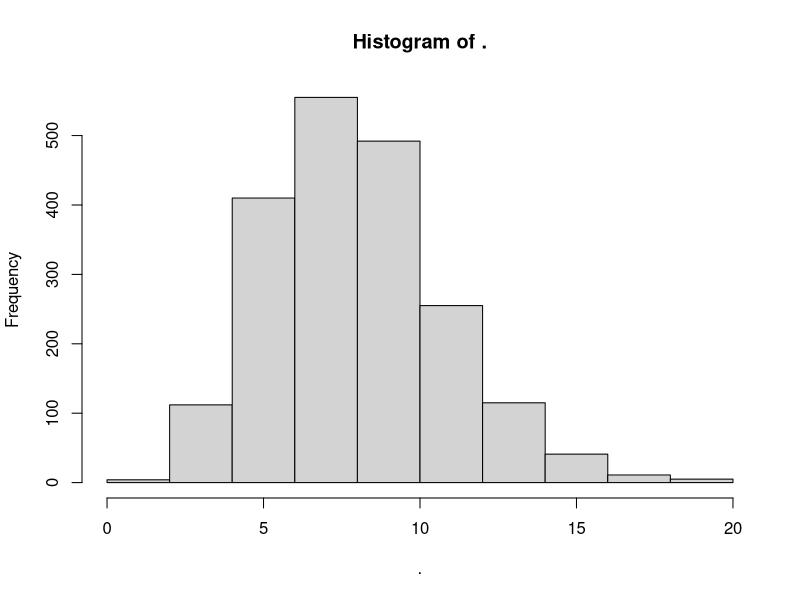
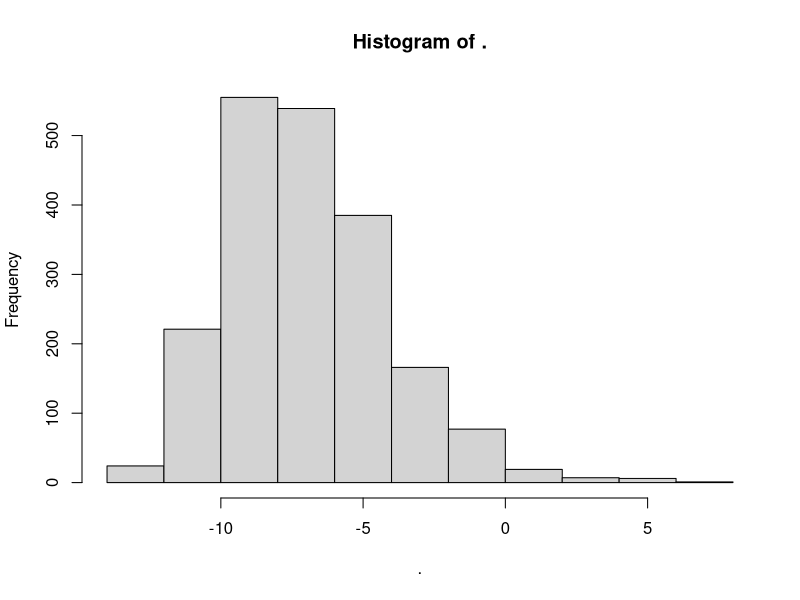
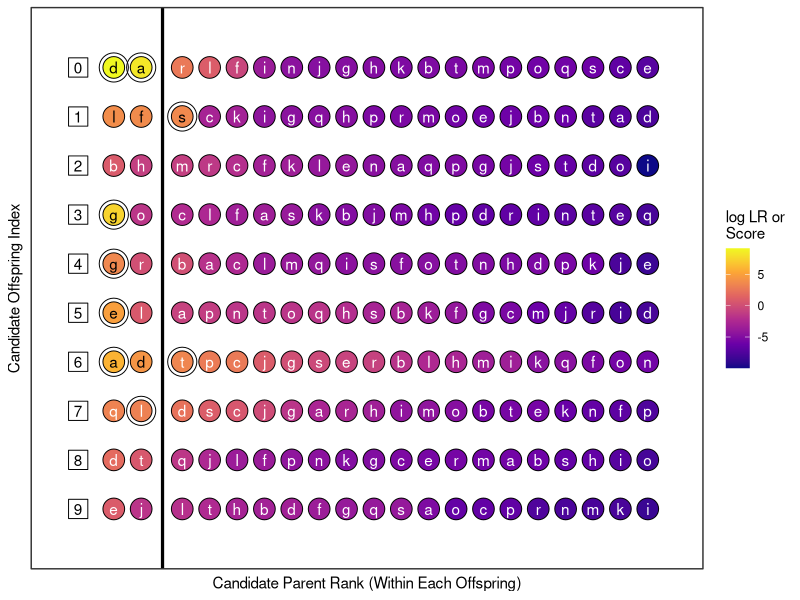
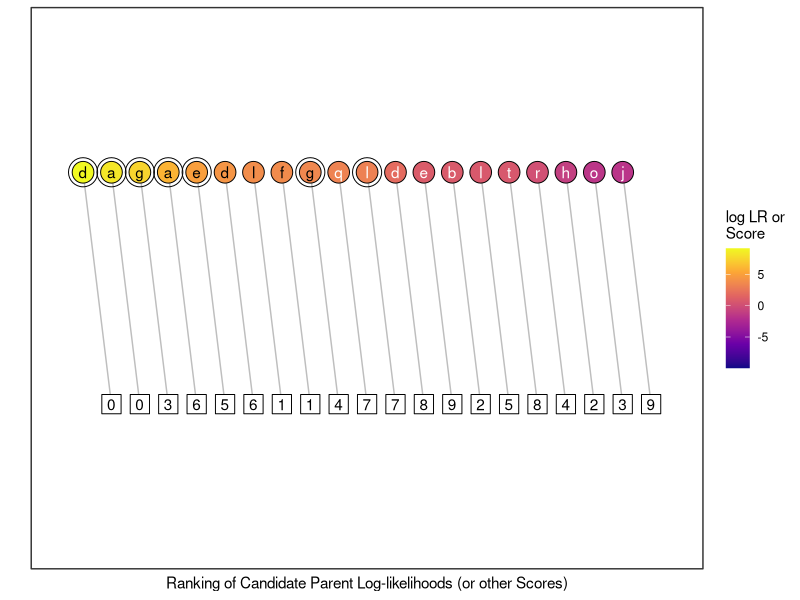
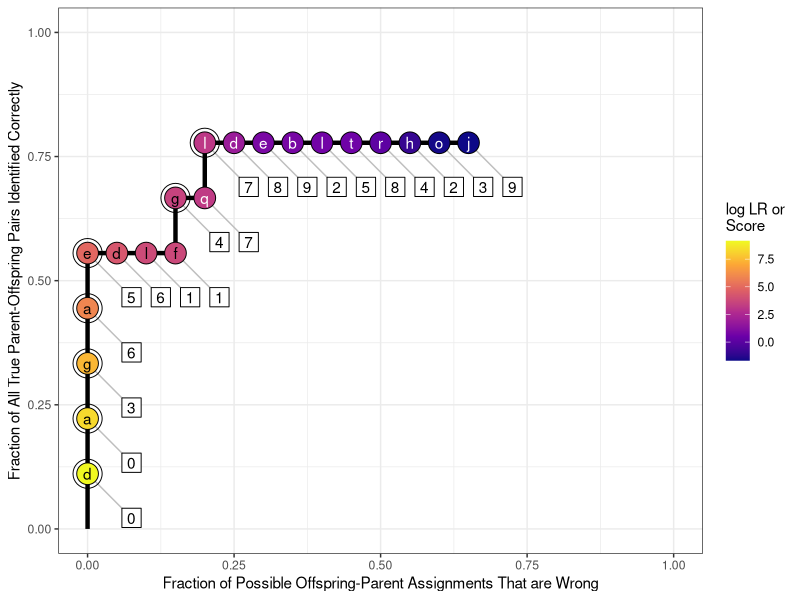
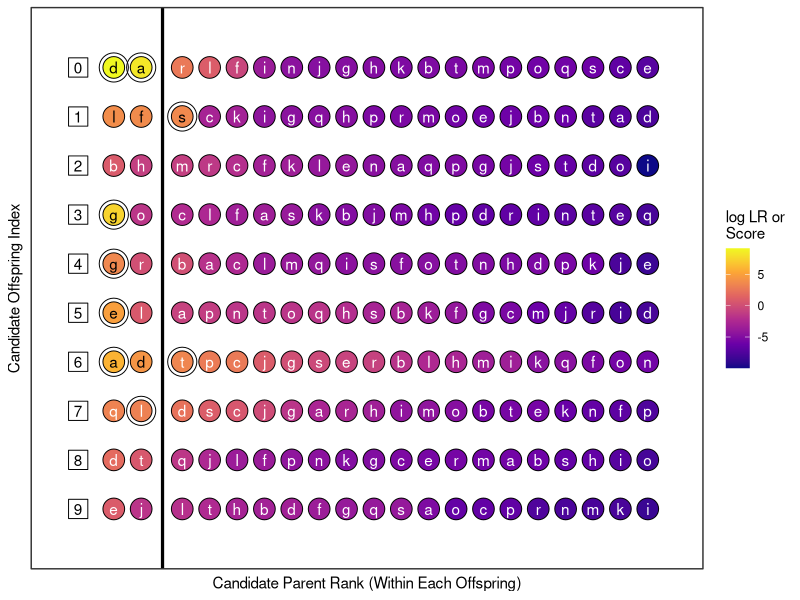
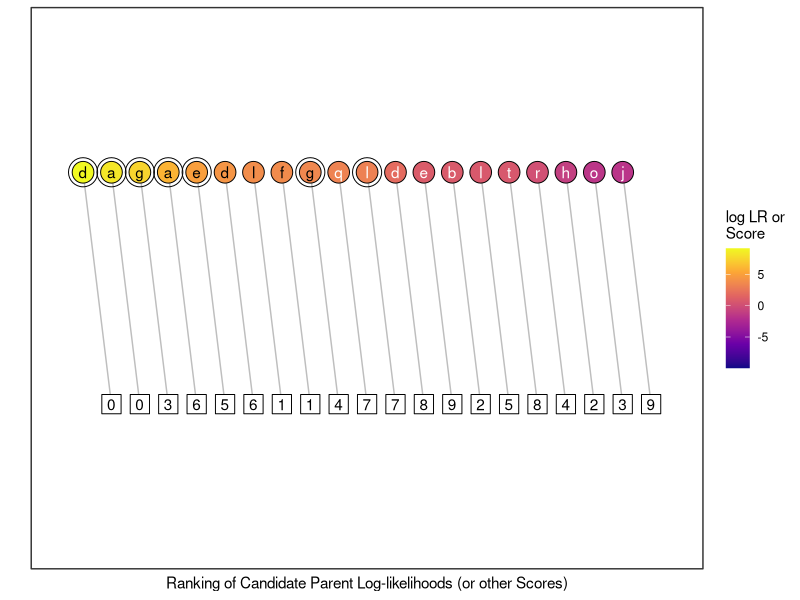
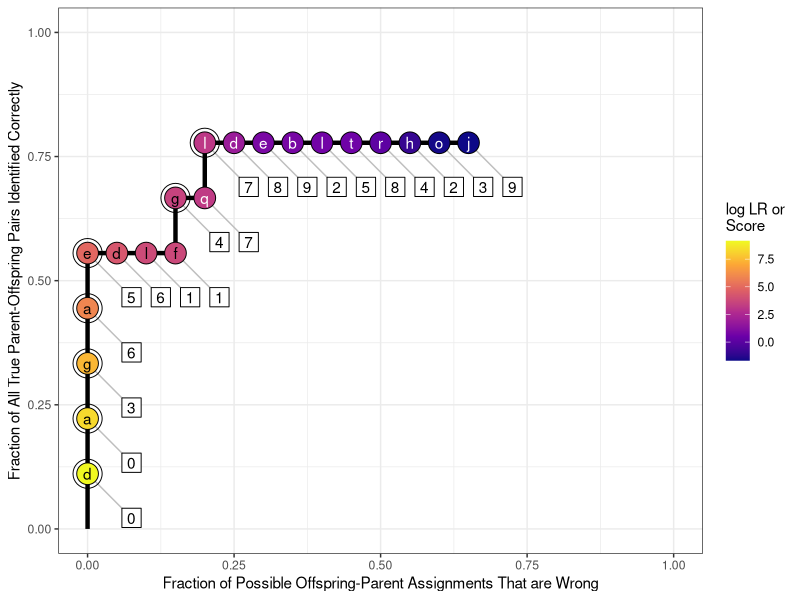

Reproduce these figures in R, in order.
## ---- chunk 1
library(tidyverse)

# here is a decent distro for true PO pairs
rgamma(2000, shape = 8, scale = 1/1) %>% hist()
## ---- chunk 2
# here is a decent distro for true unrelateds
(rgamma(2000, shape = 8, scale = 1/1)- 15) %>% hist()
## ---- chunk 3
set.seed(5)
unrel_mat <- (rgamma(200, shape = 8, scale = 1/1) - 12) %>%
  matrix(nrow = 10) %>%
  apply(1, function(x) rev(sort(x))) %>%
  t()

po_mat <- (rgamma(20, shape = 8, scale = 1/1) - 2) %>%
  matrix(nrow = 10) %>%
  apply(1, function(x) rev(sort(x))) %>%
  t()

cbind(po_mat, unrel_mat[,1:2])
## ---- chunk 4
colnames(po_mat) <- c("p1", "p2")
po_mat[c(3,5,6), ] [,1] <- NA
po_mat[c(7,8,10),] <- NA
po_mat[9,1] <- NA
po_mat[3,2] <- 3.1345   # set this loe
po_mat[1,1] <- NA   # Drop that one parent


PO_logls_tib <- as_tibble(po_mat) %>%
  mutate(off_idx = 0:9) %>%
  pivot_longer(-off_idx) %>%
  mutate(relat = "PO") %>%
  filter(!is.na(value)) %>%
  select(-name)
## ---- chunk 5
unrel_mat[9,1] <- 3.8223
unrel_mat[9,2] <- 3.73248  # this means that the true parent is missed all together for this one
unrel_mat[3, 1] <- 3.22395
colnames(unrel_mat) <- paste0("u", 1:ncol(unrel_mat))

U_logls_tib <- as_tibble(unrel_mat) %>%
  mutate(off_idx = 0:9) %>%
  pivot_longer(-off_idx) %>%
  mutate(relat = "U") %>%
  select(-name)
## ---- chunk 6
full_tib <- bind_rows(PO_logls_tib, U_logls_tib) %>%
  arrange(off_idx, desc(value)) %>%
  group_by(off_idx) %>%
  slice(1:20) %>%
  mutate(rank = 1:20) %>%
  ungroup()
## ---- chunk 7
full_tib %>%
  group_by(off_idx) %>%
  filter(relat == "PO")
## ---- chunk 8
full_tib2 <- full_tib %>%
  mutate(
    off_idx = case_when(
      off_idx == 0 ~ 6L,
      off_idx == 6 ~ 0L,
      off_idx == 1 ~ 9L,
      off_idx == 9 ~ 1L,
      TRUE ~ off_idx
    )
  ) %>%
  mutate(bigx = ifelse(rank > 2, rank + 0.5, rank)) %>%
  group_by(off_idx) %>%
  mutate(par_id = sample(letters[1:20])) %>%
  ungroup() %>%
  mutate(
    text_color = ifelse(value < 3.5, "white", "black")
  )

full_tib2 %>%
  group_by(off_idx) %>%
  filter(relat == "PO")
## ---- chunk 9
POPs <- full_tib2 %>%
  filter(relat == "PO")

roc_fill_limits <- range(full_tib2$value, na.rm = TRUE)
roc_fill_scale <- function() {
  scale_fill_viridis_c(option = "plasma", limits = roc_fill_limits, name = "log LR or\nScore")
}
roc_output_dir <- "outputs/007"
dir.create(roc_output_dir, recursive = TRUE, showWarnings = FALSE)

OffIDs <- tibble(
  y = 0:9
) %>%
  mutate(
    id_text = as.character(rev(y)),
    x = -.3
  )

g1 <- ggplot(full_tib2, aes(x = bigx, y = off_idx)) +
  geom_point(aes(fill = value), shape = 21, size = 7) +
  geom_point(data = POPs, shape = 21, size = 9.5, fill = NA) +
  geom_text(aes(label = par_id, color = text_color)) +
  geom_point(data = OffIDs, aes(x = x, y = y), shape = 22, size = 7) +
  geom_text(data = OffIDs, aes(x = x, y = y, label = id_text, color = "black")) +
  roc_fill_scale() +
  theme_bw() +
  theme(
    panel.grid = element_blank(),
    axis.ticks = element_blank(),
    axis.text = element_blank()
  ) +
  scale_colour_manual(values = c(white = "white", black = "black"), guide = "none") +
  coord_cartesian(xlim = c(-0.9, max(full_tib2$bigx) + 0.9), ylim = c(-0.7, 9.7), clip = "off") +
  xlab("Candidate Parent Rank (Within Each Offspring)") +
  ylab("Candidate Offspring Index") +
  geom_vline(xintercept = 2.78, linewidth = 1.1)

ggsave(file.path(roc_output_dir, "roc-explanation-panel-1.pdf"), g1, width = 9.5, height = 4.0)
g1
## ---- chunk 10
PO_top_two <- full_tib2 %>%
  filter(rank <= 2) %>%
  arrange(desc(value)) %>%
  mutate(
    dyad_rank = 1:n(),
    offs_id = as.character(-(off_idx - 9))
  )

g2 <- ggplot(PO_top_two) +
  geom_segment(aes(x = dyad_rank, y = 1, xend = dyad_rank + 1, yend = 0), colour = "gray") +
  geom_point(aes(x = dyad_rank,  fill = value), y = 1, shape = 21, size = 7) +
  geom_point(data = PO_top_two %>% filter(relat == "PO"), aes(x = dyad_rank), y = 1, shape = 21, size = 9.5, fill = NA) +
  geom_text(aes(x = dyad_rank, label = par_id, color = text_color), y = 1) + 
  geom_point(aes(x = dyad_rank + 1),  y = 0, shape = 22, size = 7, fill = "white") +
  geom_text(aes(x = dyad_rank + 1, label = offs_id), y = 0, color = "black") +
  roc_fill_scale() +
  scale_colour_manual(values = c(white = "white", black = "black"), guide = "none") +
  theme_bw() +
  theme(
    panel.grid = element_blank(),
    axis.ticks = element_blank(),
    axis.text = element_blank()
  ) +
  coord_cartesian(xlim = c(0.25, max(PO_top_two$dyad_rank) + 1.75), ylim = c(-0.6, 1.6), clip = "off") +
  ylab("") +
  xlab("Ranking of Candidate Parent Log-likelihoods (or other Scores)")

ggsave(file.path(roc_output_dir, "roc-explanation-panel-2.pdf"), g2, width = 9.5, height = 1.8)
g2
## ---- chunk 11
MaxNP <- sum(full_tib2$relat == "PO")
MaxAllAssign <- 2 * n_distinct(full_tib2$off_idx)
POTT2 <- PO_top_two %>%
  mutate(
    cumul_right = cumsum(relat == "PO"),
    cumul_wrong = cumsum(relat != "PO"),
    xval_circ = cumul_wrong / MaxAllAssign,
    yval_circ = cumul_right / MaxNP,
    xval_sq = xval_circ + 1.5 / MaxAllAssign,
    yval_sq = yval_circ - 0.8 / MaxNP
  )
 

g3 <- ggplot(POTT2) +
  geom_line(data = bind_rows(tibble(xval_circ = 0, yval_circ = 0), POTT2), aes(x = xval_circ, y = yval_circ), linewidth = 1.5) +
  geom_segment(aes(x = xval_circ, xend = xval_sq, y = yval_circ, yend = yval_sq), colour = "gray") +
  geom_point(aes(x = xval_circ, y = yval_circ,  fill = value), shape = 21, size = 7) +
  geom_point(data = POTT2 %>% filter(relat == "PO"), aes(x = xval_circ, y = yval_circ), shape = 21, size = 9.5, fill = NA) +
  geom_text(aes(x = xval_circ, y = yval_circ, label = par_id, color = text_color)) +
  ylim(0, 1) +
  xlim(0, 1) +
  geom_point(aes(x = xval_sq,  y = yval_sq), shape = 22, size = 7, fill = "white") +
  geom_text(aes(x = xval_sq, y = yval_sq, label = offs_id), color = "black") +
  scale_fill_viridis_c(option = "plasma", name = "log LR or\nScore") +
  scale_colour_manual(values = c(white = "white", black = "black"), guide = "none") +
  theme_bw() +
  xlab("Fraction of Possible Offspring-Parent Assignments That are Wrong") +
  ylab("Fraction of All True Parent-Offspring Pairs Identified Correctly")

ggsave(file.path(roc_output_dir, "roc-explanation-panel-3.pdf"), g3, width = 9.5, height = 4.6)
g3
